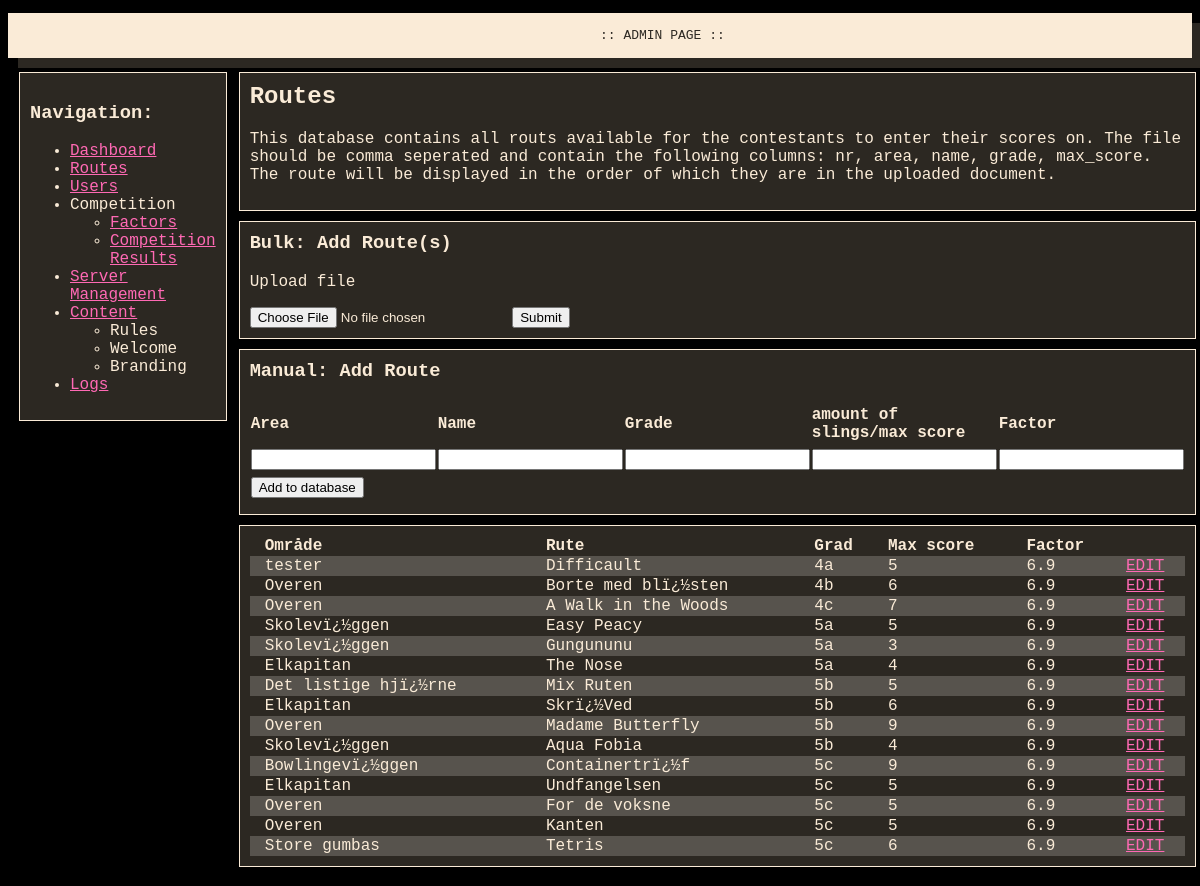
/admin/routes, run on the app's committed database.
### tables this page shows
CREATE TABLE routes
             (route_uuid text, nr, name text, max_score int, area text, grade text, factor int);

### app.py (the view)
@app.route('/admin/routes', methods=['GET'])
@basic_auth.required
def admin_routes_page():
    conn = connect_to_db()
    cursor = conn.cursor()
    try:
        users = cursor.execute("SELECT * FROM users").fetchall()
    except:
        createDatabase(cursor, conn)
    routes = cursor.execute("SELECT * FROM routes").fetchall()
    return render_template('admin/routes.html', routes=routes)

### app.py (called while the page is built)
def cLog(msg, level=""):
    if level == "err":
        logger.error(msg)
    else:
        logger.info(msg)
    print(msg)

def connect_to_db():
    try:
        conn = sqlite3.connect(db_file)
        cLog("[+] Database Sqlite3.db loaded.")
    except:
        cLog("[!] Database Sqlite3.db not loaded.", "err")
        quit()
    return conn

### templates/admin/routes.html (shortened to what this page needs)
{% include "admin/base.html" %}
<td class="main">
    <div class="card">
        <h2 style="margin-top: 0px;">Routes</h2>
        <p>This database contains all routs available for the contestants to enter their scores on. The file should be comma seperated and contain the following columns: nr, area, name, grade, max_score. The route will be displayed in the order of which they are in the uploaded document.
        </p>
    </div>
    <div class="card">
        <h3 style="margin-top: 0px;">Bulk: Add Route(s)</h3>
        <p>Upload file</p>
        <form method="POST" action="" enctype="multipart/form-data">
            <input type="file" name="route" accept=".csv">
            <input type="submit" value="Submit">
        </form>
    </div>
    <div class="card">
        <h3 style="margin-top: 0px;">Manual: Add Route</h3>
            <form method="POST" action="" enctype="multipart/form-data">
        <table class="add-route">
            <thead>
                <th>Area</th>
                <th>Name</th>
                <th>Grade</th>
                <th>amount of slings/max score</th>
                <th>Factor</th>
            </thead>
            <tbody>
                <tr>
                    <td>
                        <input id="area" name="area">
                    </td>
                    <td>
                        <input id="name" name="name">
                    </td>
                    <td>
                        <input id="grade" name="grade">
                    </td>
                    <td>
                        <input id="max_score" name="max_score">
                    </td>
                    <td>
                        <input id="factor" name="factor">
                    </td>
                </tr>
                <tr>
                    <td>
                        <button>Add to database</button>
                    </td>
                </tr>
            </tbody>
        </table>
            </form>
    </div>
    <div class="card">
        <div style="height: 40vh; overflow-y:scroll">
        <table class="routes">
            <tr>
                <th>Område</th>
                <th>Rute</th>
                <th>Grad</th>
                <th>Max score</th>
                <th>Factor</th>
                <th></th>
            </tr>
            {% for route in routes %}
            <tr hx-post="/route_post" hx-trigger="change">
                <td>{{ route.4 }}</td>
                <td>{{ route.2 }}</td>
                <td>{{ route.5 }}</td>
                <td>{{ route.3 }}</td>
                <td>6.9</td>
                <td><a href="/admin/routes/{{ route.0 }}">EDIT</a></td>
            </tr>
            {% endfor %}
        </tbody>
    </table>
</div>
{% include "admin/footer.html" %}

### templates/admin/base.html (style rules this page uses)
body { background: black; color: antiquewhite; font-family: 'Courier New', monospace; }
a { color: hotpink; }
tr .main { max-width: 1020px; width: 1020px; vertical-align: top; overflow-x: hidden; }
.card { border: 1px solid antiquewhite; padding: 10px; margin-bottom: 10px; background-color: #2c2822; }
table { border-collapse: separate; border-spacing: 10px 0; }
table .add-route { border-spacing: 0px 5px; text-align: left; }
.routes { border-spacing: 0 0; width: 100%; }
.routes th, .routes td { padding-left: 15px; text-align: left; }
.routes td, .routes td { padding-left: 15px; }
.routes tr:nth-child(even) { background-color: #57534d; }

### data on the page
routes: area "tester", name "Difficault", grade "4a", max_score "5"
routes: area "Overen", name "Borte med blï¿½sten", grade "4b", max_score "6"
routes: area "Overen", name "A Walk in the Woods", grade "4c", max_score "7"
routes: area "Skolevï¿½ggen", name "Easy Peacy", grade "5a", max_score "5"
routes: area "Skolevï¿½ggen", name "Gungununu", grade "5a", max_score "3"
routes: area "Elkapitan", name "The Nose", grade "5a", max_score "4"
routes: area "Det listige hjï¿½rne", name "Mix Ruten", grade "5b", max_score "5"
routes: area "Elkapitan", name "Skrï¿½Ved", grade "5b", max_score "6"
routes: area "Overen", name "Madame Butterfly", grade "5b", max_score "9"
routes: area "Skolevï¿½ggen", name "Aqua Fobia", grade "5b", max_score "4"
routes: area "Bowlingevï¿½ggen", name "Containertrï¿½f", grade "5c", max_score "9"
routes: area "Elkapitan", name "Undfangelsen", grade "5c", max_score "5"
routes: area "Overen", name "For de voksne", grade "5c", max_score "5"
routes: area "Overen", name "Kanten", grade "5c", max_score "5"
routes: area "Store gumbas", name "Tetris", grade "5c", max_score "6"
